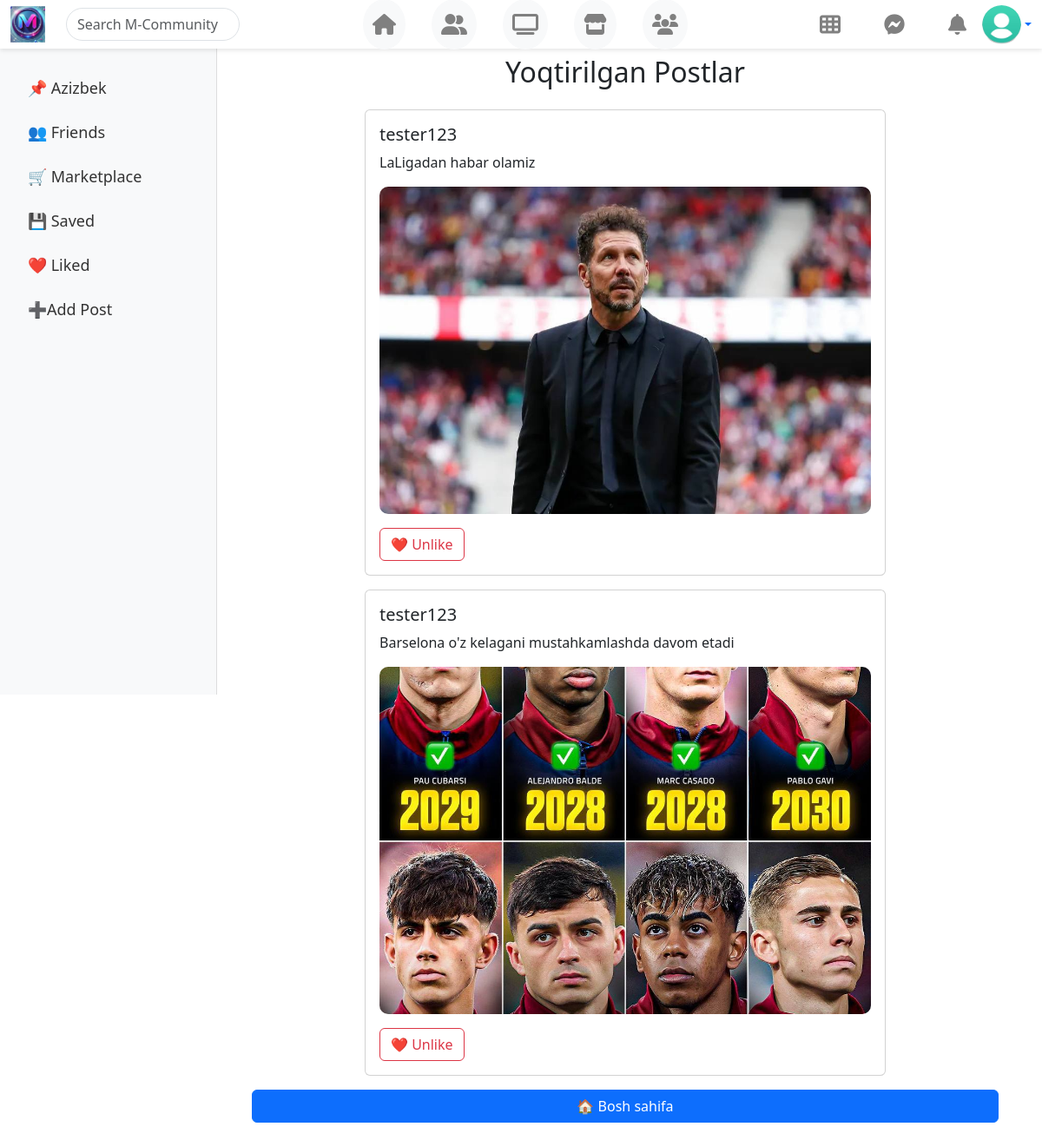
The page /posts/liked-post/ (signed in) on the database its author committed.
### accounts/models.py (models this page shows)
class CustomUser(AbstractUser):
    age = models.PositiveIntegerField(blank=True,null=True)
    image = models.ImageField(upload_to='account_images/',default='images/images.jpg')
    def __str__(self):
        return self.username

### posts/models.py (models this page shows, shortened)
class Like(models.Model):
    user = models.ForeignKey(CustomUser,on_delete=models.CASCADE)
    post = models.ForeignKey(Post,on_delete=models.CASCADE,related_name='likes')
    class Meta:
        unique_together = ('user','post')

class Post(models.Model):
    user = models.ForeignKey(CustomUser,on_delete=models.CASCADE)
    title = models.CharField(max_length=300,blank=True)
    image = models.ImageField(upload_to='post_files/',blank=True,null=True)
    video = models.FileField(upload_to='post_files/',blank=True,null=True)
    created_at = models.DateTimeField(auto_now_add=True)

### posts/views.py (the view)
# urls.py: path('liked-post/',views.liked_post,name='liked_post'),
def liked_post(request):
    liked_posts = Like.objects.filter(user=request.user).select_related('post')
    context = {
        'liked_posts':liked_posts
    }
    return render(request,'liked_post.html',context)

### templates/liked_post.html (shortened to what this page needs)
{% extends 'base.html' %}
{% block content %}
<h2 class="my-4 text-center">Yoqtirilgan Postlar</h2>
{% if liked_posts %}
    {% for liked in liked_posts %}
    <div class="card mb-3 mx-auto" style="max-width: 600px;">
        <div class="card-body">
            <h5 class="card-title">{{ liked.post.user }}</h5>
            <p class="card-text">{{ liked.post.title }}</p>
            {% if liked.post.image %}
                <img src="{{ liked.post.image.url }}" class="img-fluid image-container" alt="Post Image">
            {% endif %}
            <div class="mt-3 d-flex justify-content-between">
                <form action="{% url 'toggle_like' liked.post.id %}" method="POST">
                    <button type="submit" class="btn btn-outline-danger">
                        ❤️ Unlike
                    </button>
                </form>
            </div>
        </div>
    </div>
    {% endfor %}
{% else %}
    <p class="text-center">Siz hali hech qanday postni yoqtirmagansiz.</p>
{% endif %}
<a href="{% url 'home' %}" class="btn btn-primary d-block mx-auto mt-3">🏠 Bosh sahifa</a>
{% endblock %}

### templates/base.html (shortened to what this page needs)
{% load static %}
<!DOCTYPE html>
<html lang="uz">
<head>
    <link rel="stylesheet" href="https://cdn.jsdelivr.net/npm/bootstrap@5.3.0/dist/css/bootstrap.min.css">
    <link rel="stylesheet" href="https://cdnjs.cloudflare.com/ajax/libs/font-awesome/6.4.2/css/all.min.css">
</head>
<body>
<nav class="navbar navbar-expand-lg fixed-top">
    <div class="container-fluid d-flex align-items-center justify-content-center w-100">
        <div class="d-flex align-items-center">
            <a href="#" class="navbar-brand">
                <img src="{% static 'images/logo1.jpg' %}" width="40" alt="Logo">
            </a>
            <input type="text" class="form-control rounded-pill ms-2 d-none d-md-block"
                   placeholder="Search M-Community" style="max-width: 200px;">
        </div>
        <div class="d-flex justify-content-center flex-grow-1">
            <a href="{% url 'home' %}" class="btn btn-light nav-icon" data-bs-toggle="tooltip" title="Asosiy sahifa">
                <i class="fas fa-home"></i>
            </a>
            <a href="#" class="btn btn-light nav-icon" data-bs-toggle="tooltip" title="Do‘stlar">
                <i class="fas fa-user-friends"></i>
            </a>
            <a href="#" class="btn btn-light nav-icon" data-bs-toggle="tooltip" title="Video">
                <i class="fas fa-tv"></i>
            </a>
            <a href="#" class="btn btn-light nav-icon" data-bs-toggle="tooltip" title="Marketplace">
                <i class="fas fa-store"></i>
            </a>
            <a href="#" class="btn btn-light nav-icon" data-bs-toggle="tooltip" title="Guruhlar">
                <i class="fas fa-users"></i>
            </a>
        </div>
        <div class="d-flex align-items-center">
            <a href="#" class="nav-icon" data-bs-toggle="tooltip" title="Menyu">
                <i class="fas fa-th"></i>
            </a>
            <a href="#" class="nav-icon" data-bs-toggle="tooltip" title="Xabarlar">
                <i class="fab fa-facebook-messenger"></i>
            </a>
            <div class="dropdown">
                <a href="#" class="nav-icon position-relative" id="notificationDropdown" data-bs-toggle="dropdown">
                    <i class="fas fa-bell"></i>
                </a>
            </div>
            <div class="dropdown ms-2">
                <a href="#" class="d-flex align-items-center text-decoration-none dropdown-toggle" data-bs-toggle="dropdown">
                    <img src="{{user.image.url}}" class="profile-img">
                </a>
            </div>
        </div>
    </div>
</nav>
<div class="container-fluid">
    <div class="row">
        <nav class="sidebar">
            <ul class="nav flex-column">
                <li class="nav-item"><a class="nav-link" href="{% url 'profile' user.username  %}">📌 {{user.username}}</a></li>
                <li class="nav-item"><a class="nav-link" href="#">👥 Friends</a></li>
                <li class="nav-item"><a class="nav-link" href="#">🛒 Marketplace</a></li>
                <li class="nav-item"><a class="nav-link" href="{% url 'saved_post' %}">💾 Saved</a></li>
                <li class="nav-item"><a class="nav-link" href="{% url 'liked_post' %}">❤️ Liked</a></li>
                <li class="nav-item"><a class="nav-link" href="{% url 'add_post' %}">➕Add Post</a></li>
            </ul>
        </nav>
        <main class="main-content">
            {% block content %}
            {% endblock content %}
        </main>
    </div>
</div>
</body>
</html>

### templates/base.html (style rules this page uses)
.navbar { background-color: white; box-shadow: 0 2px 5px rgba(0, 0, 0, 0.1); }
.nav-icon { font-size: 1.5rem; margin-left: 30px; color: gray; padding: 10px; border-radius: 50%; transition: background 0.3s, text-decoration 0.3s; text-decoration: none; }
.profile-img { width: 45px; height: 45px; border-radius: 50%; object-fit: cover; cursor: pointer; }
.navbar { height: 56px; }
.sidebar { position: fixed; top: 56px; left: 0; width: 250px; height: calc(100vh - 56px); background-color: #f8f9fa; padding-top: 20px; border-right: 1px solid #ddd; overflow-y: auto; }
.sidebar .nav-link { font-size: 18px; font-weight: 500; color: #333; padding: 12px 20px; transition: background 0.3s, color 0.3s; }
.main-content { margin-left: 270px; padding: 20px; max-width: 900px; width: 100%; margin-top: 20px; }

### templates/liked_post.html (style rules this page uses)
.image-container, .video-container { width: 100%; max-height: 400px; object-fit: cover; border-radius: 10px; }

### rows shown on the page
CustomUser: image (picture), username "Azizbek"
Like: post.user "tester123", post "LaLigadan habar olamiz", post.image (picture)
Like: post.user "tester123", post "Barselona o'z kelagani mustahkamlashda davom etadi", post.image (picture)
